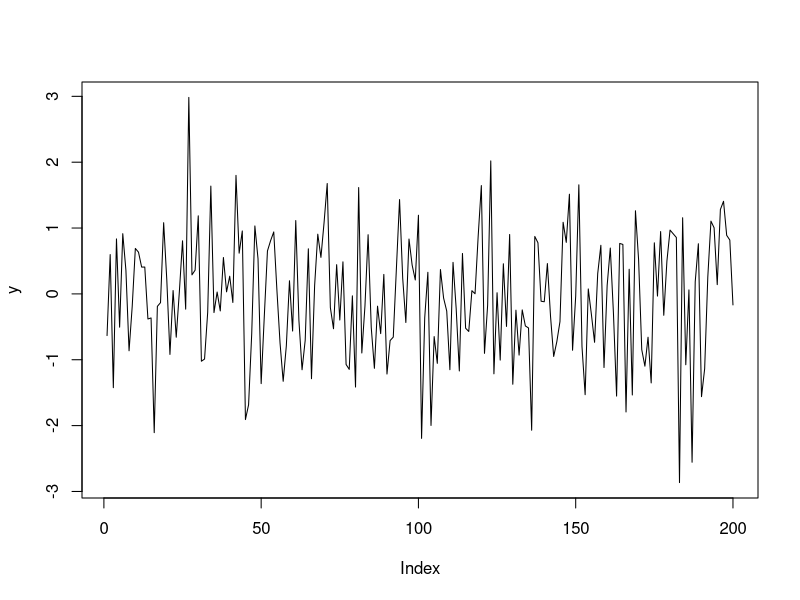
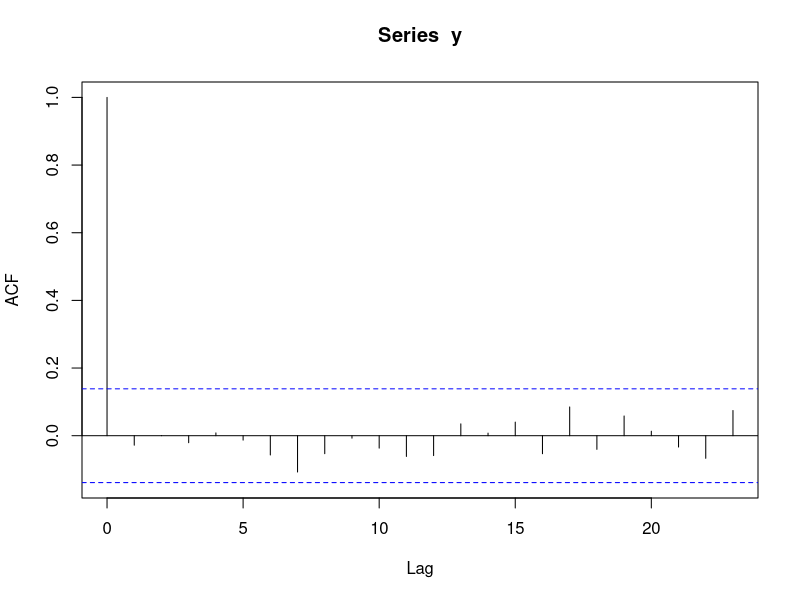
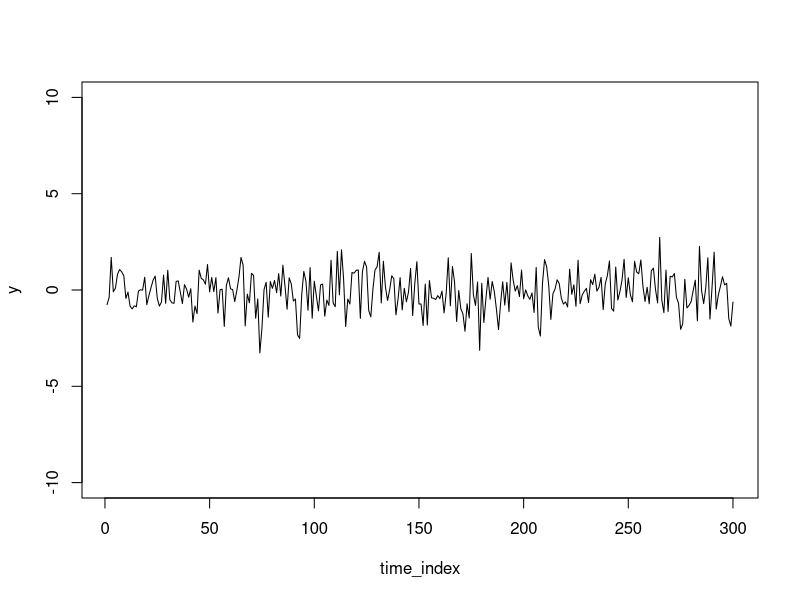
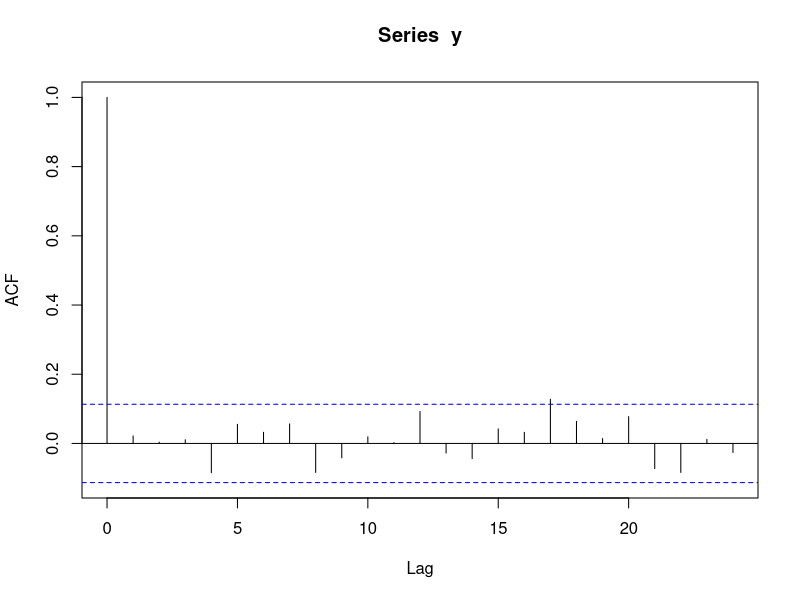
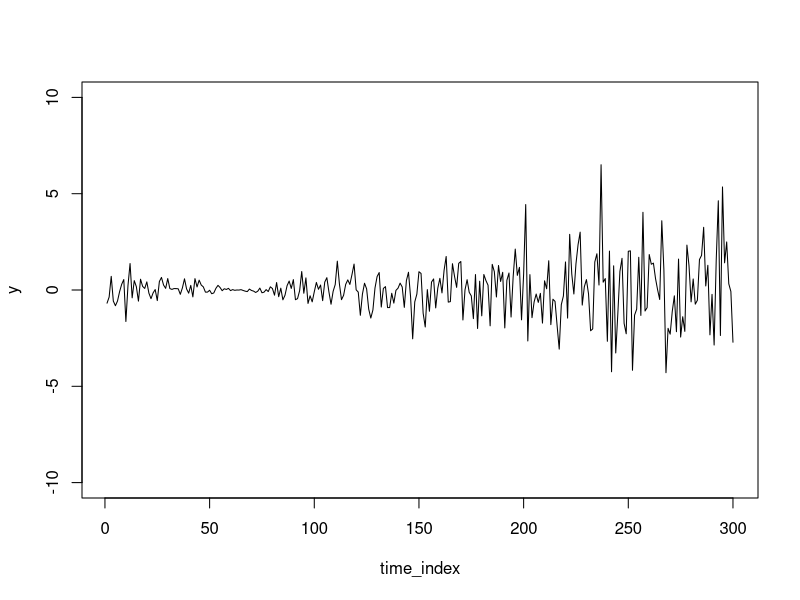
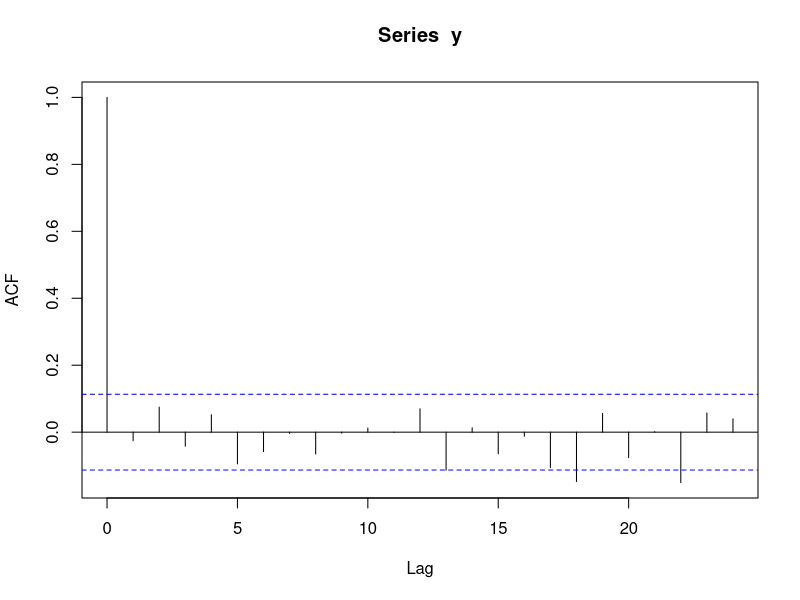
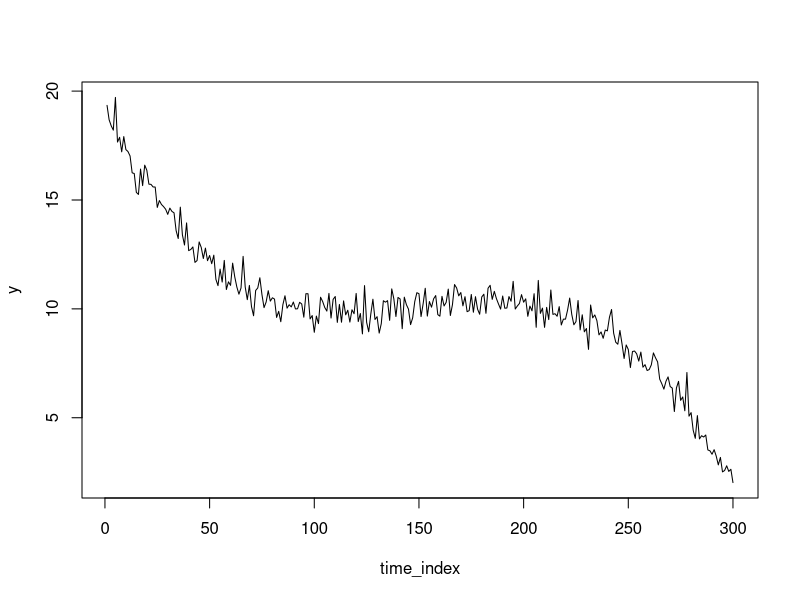
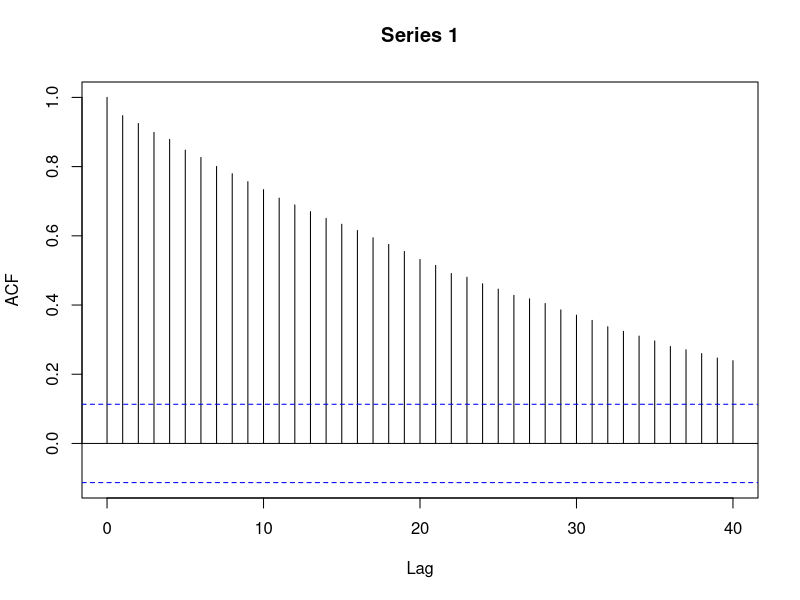

Generate these figures, in order, with R:


#-------------------------------------------------------------------------------
# vitt burs = iid normalfördelad data med konstant varians
#-------------------------------------------------------------------------------

nobs<-200
y<-rnorm(n = nobs)
plot(y,t="l")

# SAC = acf()
acf(y)





#-------------------------------------------------------------------------------
# Stationäritet
#-------------------------------------------------------------------------------

# Tidsserien ska ha ett konstant väntevärde över tiden
# Tidsserien ska ha en konstant varians över tiden
# Autokorrelationen ska bara bero på det relativa avståndet mellan två tidpunkter


# en stationär tidserie (vitt brus)
nobs<-300
time_index<-1:nobs
set.seed(654)
y<-rnorm(n = nobs)
plot(time_index,y,t="l",ylim=c(-10,10))
acf(y)

# Icke-konstant varians
set.seed(6435)
y<-rnorm(n = nobs,mean = 0,sd = abs(rnorm(n = nobs,mean = scale(time_index)+1,sd = 0.01)))
plot(time_index,y,t="l",ylim=c(-10,10))
acf(y)
# vi ser inte i acf-plotten varierar över tid
# här är det bättre att studera den vanliga tidserie-plotten
# om vi har anpassat en modell till serien, då kan vi undersöka residualer mot tidsindex

x<-scale(time_index)
# Icke-konstant väntevärde
set.seed(35)
y<-10+x+0.1*x^2-2*x^3+rnorm(n=nobs,sd=0.5)
plot(time_index,y,t="l")
acf(y,lag.max = 40)
# här ser vi tydligt i acf-plotten att serien inte är väntevärde stationär


set.seed(85)
# Icke-konstant väntevärde
# Icke-konstant varians
e<-rnorm(n = nobs,mean = 0,sd = abs(rnorm(n = nobs,mean = 1.5*scale(time_index)+0.3,sd = 0.01)))
y<-10+x+0.1*x^2-2*x^3+e
plot(time_index,y,t="l")



#-------------------------------------------------------------------------------
# Autokorrelationen är inte stationär
#-------------------------------------------------------------------------------

# Nu testar vi att generera en tidserie där autokorrelation varierar över tid.
# I början varierar tidserien mjukt (= positiv autokorrelation), för att sedan
# slå över till en negativ autokorrelation.

#-------------------------------------------------------------------------------
# generera data:
N<-300  # antal obseravtioner
sd_val<-1
y0<-1
x_val<-seq(-2,2,length=N)
# serien skapas med en AR(1) modell där AR-parametern ändras över tid
# mer om detta senare
ar1_para_vect<- -tanh(4*x_val)
set.seed(71)
y<-rep(0,N)
for(i in 1:N){
  if(i==1){
    y[i]<-y0+rnorm(n = 1,mean = 0,sd = sd_val)    
  }else{
    y[i]<-ar1_para_vect[i]*y[i-1]+rnorm(n = 1,mean = 0,sd = sd_val)    
  }
}
#-------------------------------------------------------------------------------
# vi kollar på tidsserien:
plot(y,t="l")
abline(v=150,lty="dashed",col="red")
# vi ser att någonstans i mitten så ändrar serien karaktär 
# testa att köra om koden ovan med olika seeds.

# autokorrelation i början av serien:
acf(y[1:100])

# autokorrelation i slutet av serien:
acf(y[201:300])

# autokorrelation i slutet av serien:
acf(y)

# detta är ett (något överdrivet) exempel när autokorrelation ändras över tid
# detta innebär att autokorrelation inte bara beror på det relativa tidsavståndet
# mellan tidpunkter, utan även var i tiden som man undersöker.


#-------------------------------------------------------------------------------
# Exempel på stationär autokorrelation:
#-------------------------------------------------------------------------------

rm(list = ls())
library(ggplot2)
library(cowplot)
nobs<-300
x<-(1:nobs)

#-------------------------------------------------------------------------------
# fall 1
sd_val<-4
set.seed(76)
# vi simulerar e (slumptermen) så att den inte är oberoende, från en AR(1)-modell
# y_t = rho*y_(t-1) + error
set.seed(35)
# testa båda varianterna av e nedan:
e<-arima.sim(n = nobs,list(ar=c(0.9)),rand.gen = rnorm,sd=1)
e<-arima.sim(n = nobs,list(ar=c(0.7)),rand.gen = rnorm,sd=1)
plot(x,e,t="l")

# SAC
acf(e)
e_current<-e[2:300]
e_lag1<-e[1:299]
plot(e_lag1,e_current)

cor(e_lag1,e_current)

acf(e)
?acf
acf(e,lag.max = 30)
acf(e,lag.max = 30,type = "cov")

e_acf<-acf(e,lag.max = 30,plot = FALSE)
str(e_acf)
e_acf$acf
head(e_acf$lag)
head(e_acf$acf)
e_acf$acf[,,1]

# SPAC
e_pacf<-pacf(e)
head(e_pacf$acf)
head(e_pacf$lag)


#-------------------------------------------------------------------------------
# fall 2
set.seed(36)
e<-arima.sim(n = nobs,list(ar= -0.8),rand.gen = rnorm,sd=1)

plot(x,e,t="l")
e_current<-e[2:300]
e_lag1<-e[1:299]
plot(e_lag1,e_current)

cor(e_lag1,e_current)

acf(e)
#?acf
acf(e,lag.max = 40)
acf(e,lag.max = 30,type = "cov")



#-------------------------------------------------------------------------------
# Differentiering 
#-------------------------------------------------------------------------------


nobs<-300
time_index<-1:nobs
set.seed(654)
y<-10+0.05*time_index+rnorm(n = nobs)
plot(time_index,y,t="l")
acf(y,lag.max = 50)
# diff med 1 tidsförskjutning (lag=1)
z<-diff(x = y,lag = 1)
plot(time_index[-1],z,t="l")
acf(z,lag.max = 50)

# inversen av diff
# xi = första värdet på orginal tidserien
y2<-diffinv(x = z,xi = y[1])
all(y2==y)
# notera att differensen är skillnaden mellan två på varandra följande värden


